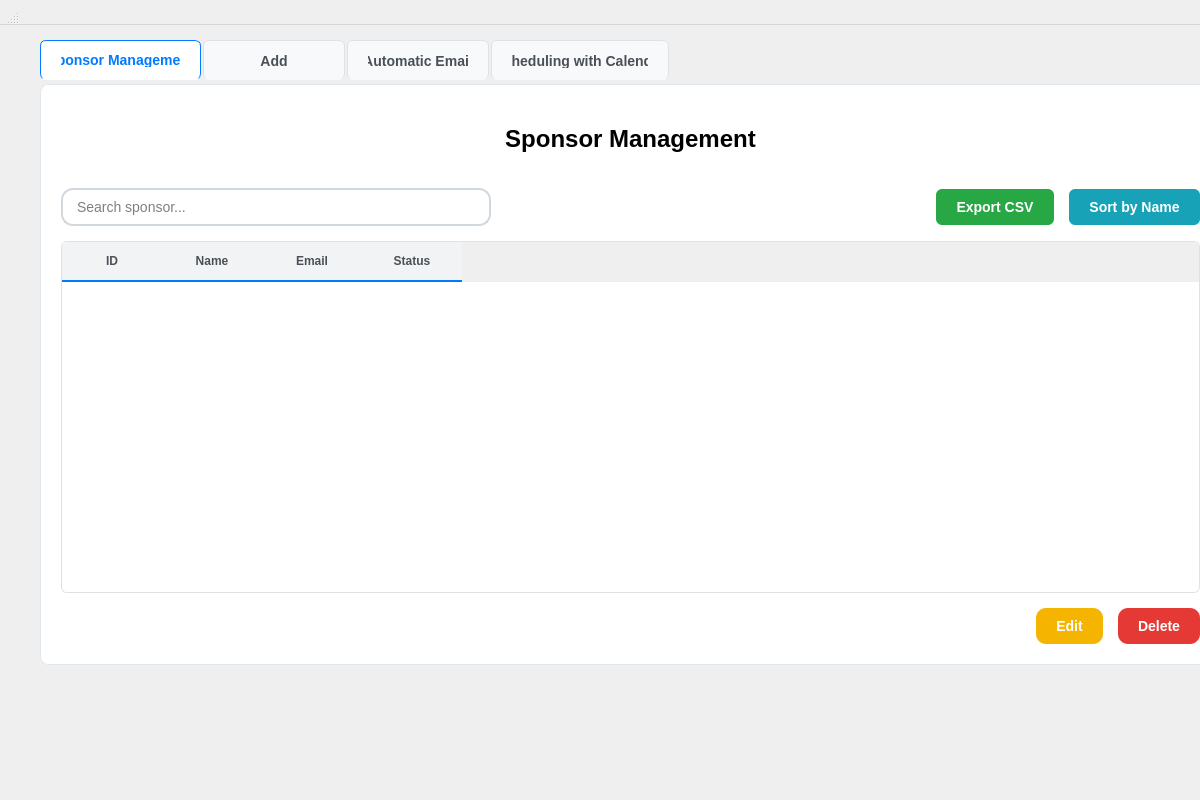
<?xml version="1.0" encoding="UTF-8"?>
<ui version="4.0">
 <class>SponsorWidget</class>
 <widget class="QWidget" name="SponsorWidget">
  <property name="geometry">
   <rect>
    <x>0</x>
    <y>0</y>
    <width>1200</width>
    <height>800</height>
   </rect>
  </property>
  <property name="styleSheet">
   <string>QMainWindow {
    background-color: #f8f9fa;
    font-family: 'Segoe UI', Arial, sans-serif;
}

QTabWidget::pane {
    border: 1px solid #e1e8ed;
    border-radius: 8px;
    background-color: #ffffff;
    margin-top: 4px;
}

QTabWidget::tab-bar {
    alignment: left;
}

QTabBar::tab {
    background-color: #f8f9fa;
    border: 1px solid #dee2e6;
    border-bottom: none;
    border-radius: 6px 6px 0 0;
    padding: 12px 20px;
    margin-right: 2px;
    font-weight: 700; /* make tab text bold */
    color: #495057;
    font-size: 14px;
    min-width: 100px;
}

QTabBar::tab:selected {
    background-color: #ffffff;
    color: #007bff;
    border-color: #007bff;
    border-bottom: 1px solid #ffffff;
}

QTableWidget {
    gridline-color: #e9ecef;
    background-color: #ffffff;
    alternate-background-color: #f8f9fa;
    border: 1px solid #dee2e6;
    border-radius: 6px;
}

QTableWidget::item {
    padding: 8px;
    border-bottom: 1px solid #e9ecef;
}

QTableWidget::item:selected {
    background-color: #e3f2fd;
    color: #1976d2;
}

QHeaderView::section {
    background-color: #f1f3f4;
    padding: 10px;
    border: none;
    border-bottom: 2px solid #007bff;
    font-weight: 600;
    color: #495057;
}

QPushButton {
    background-color: #007bff;
    color: white;
    border: none;
    padding: 10px 20px;
    border-radius: 6px;
    font-weight: 600;
    font-size: 14px;
}

/* Service Management Button Colors */
QPushButton#exportCsvBtn {
    background-color: #28a745;
    color: white;
}

QPushButton#exportCsvBtn:hover {
    background-color: #218838;
}

QPushButton#btnSortByName {
    background-color: #17a2b8;
    color: white;
}

QPushButton#btnSortByName:hover {
    background-color: #138496;
}

QPushButton#btnEditService {
    /* Modified to match reference: yellow/golden modify button */
    background-color: #f5b400;
    color: white;
    font-weight: 600;
    border-radius: 10px;
    padding: 10px 20px;
}

QPushButton#btnEditService:hover {
    background-color: #e0a800;
}

QPushButton#btnEditService:disabled {
    background-color: #6c757d;
    color: #ffffff;
}

QPushButton#btnDeleteService {
    background-color: #e53935;
    color: white;
    border-radius: 10px;
    padding: 10px 20px;
}

QPushButton#btnDeleteService:hover {
    background-color: #c62828;
}

QPushButton#btnDeleteService:disabled {
    background-color: #6c757d;
    color: #ffffff;
}

/* updateClientBtn removed from UI (Modify button removed from Clients tab) */

QLineEdit, QTextEdit, QComboBox {
    padding: 8px 12px;
    border: 2px solid #d0d7dd;
    border-radius: 12px;
    background-color: #ffffff;
    color: #000000;
    font-size: 14px;
}

QLineEdit:hover {
    border: 2px solid #4da3ff;
}

QLineEdit:focus {
    border: 2px solid #007bff;
    outline: none;
}

QLabel {
    color: #000000;
    font-size: 14px;
    font-weight: 500;
}

QLabel#headerTitle {
    font-size: 24px;
    font-weight: 700;
    color: #000000;
    padding: 20px 0;
}
QLabel#headerTitle:hover {
    color: #1e88ff; /* light blue text on hover */
}
</string>
  </property>
  <widget class="QWidget" name="centralwidget">
   <property name="geometry">
    <rect>
     <x>10</x>
     <y>20</y>
     <width>1241</width>
     <height>665</height>
    </rect>
   </property>
   <layout class="QVBoxLayout" name="mainLayout">
    <property name="spacing">
     <number>20</number>
    </property>
    <property name="leftMargin">
     <number>30</number>
    </property>
    <property name="topMargin">
     <number>20</number>
    </property>
    <property name="rightMargin">
     <number>30</number>
    </property>
    <property name="bottomMargin">
     <number>20</number>
    </property>
    <item>
     <widget class="QTabWidget" name="clientTabWidget">
      <property name="currentIndex">
       <number>0</number>
      </property>
      <widget class="QWidget" name="serviceManagementTab">
       <attribute name="icon">
        <iconset resource="resources.qrc">
         <normaloff>:/resources/icons/clients.svg</normaloff>:/resources/icons/clients.svg</iconset>
       </attribute>
       <attribute name="title">
        <string>Sponsor Management</string>
       </attribute>
       <layout class="QVBoxLayout" name="serviceManagementLayout">
        <property name="spacing">
         <number>15</number>
        </property>
        <property name="leftMargin">
         <number>20</number>
        </property>
        <property name="topMargin">
         <number>20</number>
        </property>
        <property name="rightMargin">
         <number>20</number>
        </property>
        <property name="bottomMargin">
         <number>20</number>
        </property>
        <item>
         <widget class="QLabel" name="headerTitle">
          <property name="text">
           <string>Sponsor Management</string>
          </property>
          <property name="alignment">
           <set>Qt::AlignmentFlag::AlignCenter</set>
          </property>
         </widget>
        </item>
        <item>
         <layout class="QHBoxLayout" name="topControlsLayout">
          <item>
           <widget class="QLineEdit" name="searchServices">
            <property name="minimumSize">
             <size>
              <width>250</width>
              <height>0</height>
             </size>
            </property>
            <property name="placeholderText">
             <string>Search sponsor...</string>
            </property>
            <property name="clearButtonEnabled">
             <bool>true</bool>
            </property>
           </widget>
          </item>
          <item>
           <spacer name="topControlsSpacer">
            <property name="orientation">
             <enum>Qt::Orientation::Horizontal</enum>
            </property>
            <property name="sizeHint" stdset="0">
             <size>
              <width>40</width>
              <height>20</height>
             </size>
            </property>
           </spacer>
          </item>
          <item>
           <widget class="QPushButton" name="exportCsvBtn">
            <property name="text">
             <string>Export CSV</string>
            </property>
            <property name="icon">
             <iconset resource="resources.qrc">
              <normaloff>:/resources/icons/export.svg</normaloff>:/resources/icons/export.svg</iconset>
            </property>
            <property name="iconSize">
             <size>
              <width>16</width>
              <height>16</height>
             </size>
            </property>
           </widget>
          </item>
          <item>
           <widget class="QPushButton" name="btnSortByName">
            <property name="text">
             <string>Sort by Name</string>
            </property>
            <property name="icon">
             <iconset resource="resources.qrc">
              <normaloff>:/resources/icons/sort.svg</normaloff>:/resources/icons/sort.svg</iconset>
            </property>
            <property name="iconSize">
             <size>
              <width>16</width>
              <height>16</height>
             </size>
            </property>
           </widget>
          </item>
         </layout>
        </item>
        <item>
         <widget class="QTableWidget" name="clientsTable">
          <property name="columnCount">
           <number>4</number>
          </property>
          <column>
           <property name="text">
            <string>ID</string>
           </property>
           <property name="font">
            <font>
             <bold>true</bold>
            </font>
           </property>
          </column>
          <column>
           <property name="text">
            <string>Name</string>
           </property>
           <property name="font">
            <font>
             <bold>true</bold>
            </font>
           </property>
          </column>
          <column>
           <property name="text">
            <string>Email</string>
           </property>
           <property name="font">
            <font>
             <bold>true</bold>
            </font>
           </property>
          </column>
          <column>
           <property name="text">
            <string>Status</string>
           </property>
          </column>
         </widget>
        </item>
        <item>
         <layout class="QHBoxLayout" name="serviceButtonsLayout">
          <item>
           <spacer name="serviceButtonsSpacer">
            <property name="orientation">
             <enum>Qt::Orientation::Horizontal</enum>
            </property>
            <property name="sizeHint" stdset="0">
             <size>
              <width>40</width>
              <height>20</height>
             </size>
            </property>
           </spacer>
          </item>
          <item>
           <widget class="QPushButton" name="btnEditService">
            <property name="text">
             <string>Edit</string>
            </property>
            <property name="icon">
             <iconset resource="resources.qrc">
              <normaloff>:/resources/icons/modify.svg</normaloff>:/resources/icons/modify.svg</iconset>
            </property>
            <property name="iconSize">
             <size>
              <width>16</width>
              <height>16</height>
             </size>
            </property>
           </widget>
          </item>
          <item>
           <widget class="QPushButton" name="btnDeleteService">
            <property name="text">
             <string>Delete</string>
            </property>
            <property name="icon">
             <iconset resource="resources.qrc">
              <normaloff>:/resources/icons/delete.svg</normaloff>:/resources/icons/delete.svg</iconset>
            </property>
            <property name="iconSize">
             <size>
              <width>16</width>
              <height>16</height>
             </size>
            </property>
           </widget>
          </item>
         </layout>
        </item>
       </layout>
      </widget>
      <widget class="QWidget" name="addTab">
       <attribute name="icon">
        <iconset resource="resources.qrc">
         <normaloff>:/resources/icons/add.svg</normaloff>:/resources/icons/add.svg</iconset>
       </attribute>
       <attribute name="title">
        <string>Add</string>
       </attribute>
       <layout class="QVBoxLayout" name="addLayout">
        <property name="spacing">
         <number>15</number>
        </property>
        <property name="leftMargin">
         <number>20</number>
        </property>
        <property name="topMargin">
         <number>20</number>
        </property>
        <property name="rightMargin">
         <number>20</number>
        </property>
        <property name="bottomMargin">
         <number>20</number>
        </property>
        <item>
         <widget class="QLabel" name="addLabel">
          <property name="text">
           <string>Add New Sponsor</string>
          </property>
          <property name="alignment">
           <set>Qt::AlignmentFlag::AlignCenter</set>
          </property>
         </widget>
        </item>
        <item>
         <layout class="QFormLayout" name="addFormLayout">
          <item row="0" column="0">
           <widget class="QLabel" name="addServiceIdLabel">
            <property name="text">
             <string>ID</string>
            </property>
           </widget>
          </item>
          <item row="0" column="1">
           <widget class="QLineEdit" name="addServiceIdEdit">
            <property name="readOnly">
             <bool>true</bool>
            </property>
           </widget>
          </item>
          <item row="1" column="0">
           <widget class="QLabel" name="addServiceNameLabel">
            <property name="text">
             <string>Name:</string>
            </property>
           </widget>
          </item>
          <item row="1" column="1">
           <widget class="QLineEdit" name="addNameEdit"/>
          </item>
          <item row="2" column="0">
           <widget class="QLabel" name="addServiceCategoryLabel">
            <property name="text">
             <string>Status</string>
            </property>
           </widget>
          </item>
          <item row="2" column="1">
           <widget class="QComboBox" name="addCategoryCombo">
            <item>
             <property name="text">
              <string>Active</string>
             </property>
            </item>
            <item>
             <property name="text">
              <string>Maintenance</string>
             </property>
            </item>
            <item>
             <property name="text">
              <string>Consulting</string>
             </property>
            </item>
           </widget>
          </item>
          <item row="3" column="0">
           <widget class="QLabel" name="addServicePriceLabel">
            <property name="text">
             <string>Price:</string>
            </property>
           </widget>
          </item>
          <item row="3" column="1">
           <widget class="QLineEdit" name="addPriceEdit"/>
          </item>
          <item row="4" column="1">
           <widget class="QDateTimeEdit" name="addDateEdit">
            <property name="displayFormat">
             <string>yyyy-MM-dd HH:mm</string>
            </property>
           </widget>
          </item>
          <item row="4" column="0">
           <widget class="QLabel" name="addServiceDateLabel">
            <property name="text">
             <string>Date Created:</string>
            </property>
           </widget>
          </item>
         </layout>
        </item>
        <item>
         <layout class="QHBoxLayout" name="addButtonLayout">
          <item>
           <spacer name="addButtonSpacer">
            <property name="orientation">
             <enum>Qt::Orientation::Horizontal</enum>
            </property>
            <property name="sizeHint" stdset="0">
             <size>
              <width>40</width>
              <height>20</height>
             </size>
            </property>
           </spacer>
          </item>
          <item>
           <widget class="QPushButton" name="addServiceBtn">
            <property name="text">
             <string>Add</string>
            </property>
            <property name="icon">
             <iconset resource="resources.qrc">
              <normaloff>:/resources/icons/add.svg</normaloff>:/resources/icons/add.svg</iconset>
            </property>
           </widget>
          </item>
         </layout>
        </item>
        <item>
         <spacer name="addVerticalSpacer">
          <property name="orientation">
           <enum>Qt::Orientation::Vertical</enum>
          </property>
          <property name="sizeHint" stdset="0">
           <size>
            <width>20</width>
            <height>40</height>
           </size>
          </property>
         </spacer>
        </item>
       </layout>
      </widget>
      <widget class="QWidget" name="voiceChatTab">
       <attribute name="icon">
        <iconset resource="resources.qrc">
         <normaloff>:/resources/icons/mail.svg</normaloff>:/resources/icons/mail.svg</iconset>
       </attribute>
       <attribute name="title">
        <string>Automatic Email</string>
       </attribute>
       <layout class="QVBoxLayout" name="voiceChatLayout">
        <property name="spacing">
         <number>15</number>
        </property>
        <property name="leftMargin">
         <number>20</number>
        </property>
        <property name="topMargin">
         <number>20</number>
        </property>
        <property name="rightMargin">
         <number>20</number>
        </property>
        <property name="bottomMargin">
         <number>20</number>
        </property>
        <item>
         <layout class="QHBoxLayout" name="voiceControlLayout"/>
        </item>
       </layout>
      </widget>
      <widget class="QWidget" name="modifyTab">
       <attribute name="icon">
        <iconset resource="resources.qrc">
         <normaloff>:/resources/icons/chatbot.svg</normaloff>:/resources/icons/chatbot.svg</iconset>
       </attribute>
       <attribute name="title">
        <string>Scheduling with Calendar</string>
       </attribute>
       <layout class="QVBoxLayout" name="modifyLayout">
        <property name="spacing">
         <number>15</number>
        </property>
        <property name="leftMargin">
         <number>20</number>
        </property>
        <property name="topMargin">
         <number>20</number>
        </property>
        <property name="rightMargin">
         <number>20</number>
        </property>
        <property name="bottomMargin">
         <number>20</number>
        </property>
       </layout>
      </widget>
     </widget>
    </item>
   </layout>
  </widget>
  <widget class="QMenuBar" name="menubar">
   <property name="geometry">
    <rect>
     <x>0</x>
     <y>0</y>
     <width>1200</width>
     <height>25</height>
    </rect>
   </property>
  </widget>
  <widget class="QStatusBar" name="statusbar">
   <property name="geometry">
    <rect>
     <x>0</x>
     <y>0</y>
     <width>20</width>
     <height>25</height>
    </rect>
   </property>
  </widget>
 </widget>
 <resources>
  <include location="resources.qrc"/>
 </resources>
 <connections/>
</ui>
